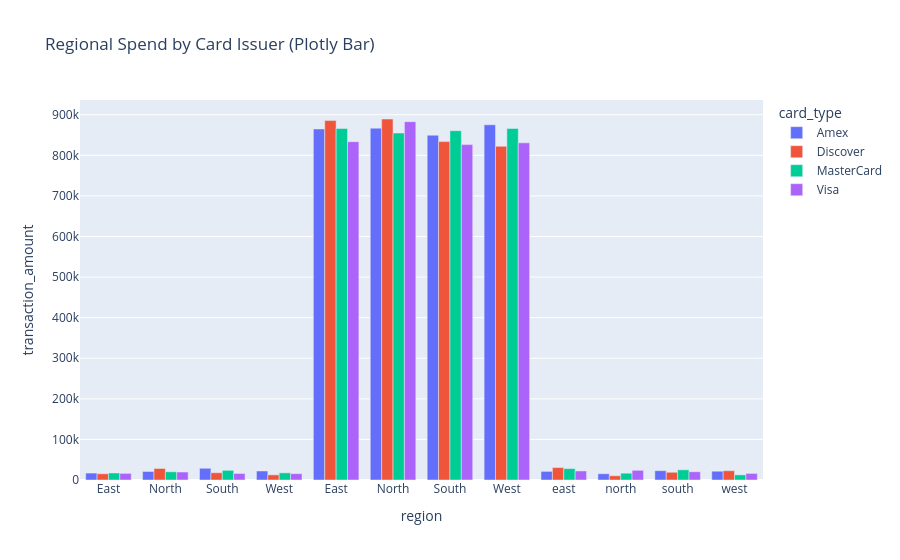

The code cell stored with this chart in its notebook:
### Markdown cell above
## 🔹 Interactive Bar Chart: `px.bar()`

### 1. What is this?
`px.bar()` creates clean categorical bar charts with grouped (`barmode='group'`) or stacked layouts.

### 2. Why do we use it?
Great for interactive business reports where users want to see exact amounts on hover.

### 3. Syntax & Parameters
```python
fig = px.bar(df, x='region', y='amount', color='card_type', barmode='group')
```

### Code cell
reg_summary = df.groupby(['region', 'card_type'])['transaction_amount'].sum().reset_index()

fig = px.bar(reg_summary, x='region', y='transaction_amount', color='card_type', barmode='group', title='Regional Spend by Card Issuer (Plotly Bar)')
fig.show()

### Figure 1 — Plotly figure (JSON) as saved in the notebook; plotly's stock layout.template omitted (floating-point values rounded to 4 significant figures)
{"data": [{"alignmentgroup": "True", "hovertemplate": "card_type=Amex<br>region=%{x}<br>transaction_amount=%{y}<extra></extra>", "legendgroup": "Amex", "marker": {"color": "#636efa", "pattern": {"shape": ""}}, "name": "Amex", "offsetgroup": "Amex", "orientation": "v", "showlegend": true, "textposition": "auto", "x": [" East ", " North ", " South ", " West ", "East", "North", "South", "West", "east", "north", "south", "west"], "xaxis": "x", "y": [17060.0, 21020.0, 28980.0, 22220.0, 864900.0, 867000.0, 849600.0, 875200.0, 21270.0, 15430.0, 22920.0, 21660.0], "yaxis": "y", "type": "bar"}, {"alignmentgroup": "True", "hovertemplate": "card_type=Discover<br>region=%{x}<br>transaction_amount=%{y}<extra></extra>", "legendgroup": "Discover", "marker": {"color": "#EF553B", "pattern": {"shape": ""}}, "name": "Discover", "offsetgroup": "Discover", "orientation": "v", "showlegend": true, "textposition": "auto", "x": [" East ", " North ", " South ", " West ", "East", "North", "South", "West", "east", "north", "south", "west"], "xaxis": "x", "y": [15400.0, 28390.0, 17890.0, 12690.0, 885600.0, 889500.0, 833900.0, 822300.0, 30700.0, 10460.0, 19050.0, 22900.0], "yaxis": "y", "type": "bar"}, {"alignmentgroup": "True", "hovertemplate": "card_type=MasterCard<br>region=%{x}<br>transaction_amount=%{y}<extra></extra>", "legendgroup": "MasterCard", "marker": {"color": "#00cc96", "pattern": {"shape": ""}}, "name": "MasterCard", "offsetgroup": "MasterCard", "orientation": "v", "showlegend": true, "textposition": "auto", "x": [" East ", " North ", " South ", " West ", "East", "North", "South", "West", "east", "north", "south", "west"], "xaxis": "x", "y": [17280.0, 20270.0, 23840.0, 17640.0, 866000.0, 855000.0, 860800.0, 866100.0, 28070.0, 16770.0, 25100.0, 12680.0], "yaxis": "y", "type": "bar"}, {"alignmentgroup": "True", "hovertemplate": "card_type=Visa<br>region=%{x}<br>transaction_amount=%{y}<extra></extra>", "legendgroup": "Visa", "marker": {"color": "#ab63fa", "pattern": {"shape": ""}}, "name": "Visa", "offsetgroup": "Visa", "orientation": "v", "showlegend": true, "textposition": "auto", "x": [" East ", " North ", " South ", " West ", "East", "North", "South", "West", "east", "north", "south", "west"], "xaxis": "x", "y": [16310.0, 19670.0, 16100.0, 15600.0, 833600.0, 883000.0, 826400.0, 830700.0, 22310.0, 23910.0, 20360.0, 16220.0], "yaxis": "y", "type": "bar"}], "layout": {"xaxis": {"anchor": "y", "domain": [0.0, 1.0], "title": {"text": "region"}}, "yaxis": {"anchor": "x", "domain": [0.0, 1.0], "title": {"text": "transaction_amount"}}, "legend": {"title": {"text": "card_type"}, "tracegroupgap": 0}, "title": {"text": "Regional Spend by Card Issuer (Plotly Bar)"}, "barmode": "group"}}
